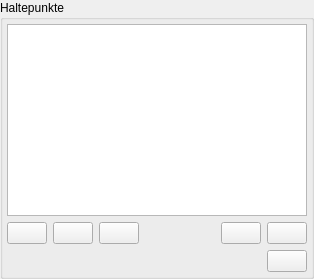
        <widget class="QGroupBox" name="BreakGroup">
         <property name="title">
          <string>Haltepunkte</string>
         </property>
         <layout class="QGridLayout" name="gridLayout_7">
          <property name="leftMargin">
           <number>4</number>
          </property>
          <property name="topMargin">
           <number>4</number>
          </property>
          <property name="rightMargin">
           <number>4</number>
          </property>
          <property name="bottomMargin">
           <number>4</number>
          </property>
          <item row="0" column="0" colspan="5">
           <widget class="QTreeWidget" name="BreakpointTree">
            <property name="sizePolicy">
             <sizepolicy hsizetype="Preferred" vsizetype="Expanding">
              <horstretch>0</horstretch>
              <verstretch>0</verstretch>
             </sizepolicy>
            </property>
            <property name="minimumSize">
             <size>
              <width>300</width>
              <height>0</height>
             </size>
            </property>
            <property name="font">
             <font>
              <family>Arial</family>
              <pointsize>8</pointsize>
             </font>
            </property>
            <property name="toolTip">
             <string>Liste aller Haltepunkte.</string>
            </property>
            <property name="editTriggers">
             <set>QAbstractItemView::DoubleClicked</set>
            </property>
            <property name="tabKeyNavigation">
             <bool>false</bool>
            </property>
            <property name="animated">
             <bool>true</bool>
            </property>
            <attribute name="headerVisible">
             <bool>false</bool>
            </attribute>
            <column>
             <property name="text">
              <string notr="true">1</string>
             </property>
            </column>
           </widget>
          </item>
          <item row="1" column="3">
           <widget class="QPushButton" name="SaveBreakpoints">
            <property name="sizePolicy">
             <sizepolicy hsizetype="Maximum" vsizetype="Fixed">
              <horstretch>0</horstretch>
              <verstretch>0</verstretch>
             </sizepolicy>
            </property>
            <property name="toolTip">
             <string>Speichert alle erstellten Haltepunkte in einer Datei ab.</string>
            </property>
            <property name="text">
             <string notr="true"/>
            </property>
            <property name="icon">
             <iconset resource="emu64.qrc">
              <normaloff>:/grafik/save_24x24.png</normaloff>:/grafik/save_24x24.png</iconset>
            </property>
            <property name="iconSize">
             <size>
              <width>22</width>
              <height>22</height>
             </size>
            </property>
           </widget>
          </item>
          <item row="1" column="4">
           <widget class="QPushButton" name="LoadBreakpoints">
            <property name="sizePolicy">
             <sizepolicy hsizetype="Maximum" vsizetype="Fixed">
              <horstretch>0</horstretch>
              <verstretch>0</verstretch>
             </sizepolicy>
            </property>
            <property name="toolTip">
             <string>Lädt Haltepunkte aus einer Datei.</string>
            </property>
            <property name="text">
             <string notr="true"/>
            </property>
            <property name="icon">
             <iconset resource="emu64.qrc">
              <normaloff>:/grafik/open_24x24.png</normaloff>:/grafik/open_24x24.png</iconset>
            </property>
            <property name="iconSize">
             <size>
              <width>22</width>
              <height>22</height>
             </size>
            </property>
           </widget>
          </item>
          <item row="1" column="1">
           <widget class="QPushButton" name="DelBreakpoint">
            <property name="sizePolicy">
             <sizepolicy hsizetype="Maximum" vsizetype="Fixed">
              <horstretch>0</horstretch>
              <verstretch>0</verstretch>
             </sizepolicy>
            </property>
            <property name="toolTip">
             <string>Entfernt ein Haltepunkt.</string>
            </property>
            <property name="text">
             <string notr="true"/>
            </property>
            <property name="icon">
             <iconset resource="emu64.qrc">
              <normaloff>:/grafik/minus_icon.png</normaloff>:/grafik/minus_icon.png</iconset>
            </property>
            <property name="iconSize">
             <size>
              <width>22</width>
              <height>22</height>
             </size>
            </property>
           </widget>
          </item>
          <item row="1" column="2">
           <widget class="QPushButton" name="DelAllBreakpoints">
            <property name="sizePolicy">
             <sizepolicy hsizetype="Maximum" vsizetype="Fixed">
              <horstretch>0</horstretch>
              <verstretch>0</verstretch>
             </sizepolicy>
            </property>
            <property name="toolTip">
             <string>Löscht alle Haltepunkte.</string>
            </property>
            <property name="text">
             <string notr="true"/>
            </property>
            <property name="icon">
             <iconset resource="emu64.qrc">
              <normaloff>:/grafik/remove_24x24.png</normaloff>:/grafik/remove_24x24.png</iconset>
            </property>
            <property name="iconSize">
             <size>
              <width>22</width>
              <height>22</height>
             </size>
            </property>
           </widget>
          </item>
          <item row="2" column="4">
           <widget class="QPushButton" name="MemEdit">
            <property name="toolTip">
             <string>Öffnet das Speicher Edit Fenster.</string>
            </property>
            <property name="text">
             <string notr="true"/>
            </property>
            <property name="icon">
             <iconset resource="emu64.qrc">
              <normaloff>:/grafik/memory_icon.png</normaloff>:/grafik/memory_icon.png</iconset>
            </property>
            <property name="iconSize">
             <size>
              <width>32</width>
              <height>32</height>
             </size>
            </property>
           </widget>
          </item>
          <item row="1" column="0">
           <widget class="QPushButton" name="AddBreakpoint">
            <property name="sizePolicy">
             <sizepolicy hsizetype="Maximum" vsizetype="Fixed">
              <horstretch>0</horstretch>
              <verstretch>0</verstretch>
             </sizepolicy>
            </property>
            <property name="toolTip">
             <string>Fügt ein Haltepunkt hinzu.</string>
            </property>
            <property name="text">
             <string notr="true"/>
            </property>
            <property name="icon">
             <iconset resource="emu64.qrc">
              <normaloff>:/grafik/plus_icon.png</normaloff>:/grafik/plus_icon.png</iconset>
            </property>
            <property name="iconSize">
             <size>
              <width>22</width>
              <height>22</height>
             </size>
            </property>
           </widget>
          </item>
          <item row="2" column="2">
           <spacer name="horizontalSpacer_12">
            <property name="orientation">
             <enum>Qt::Horizontal</enum>
            </property>
            <property name="sizeType">
             <enum>QSizePolicy::MinimumExpanding</enum>
            </property>
            <property name="sizeHint" stdset="0">
             <size>
              <width>40</width>
              <height>20</height>
             </size>
            </property>
           </spacer>
          </item>
         </layout>
        </widget>
